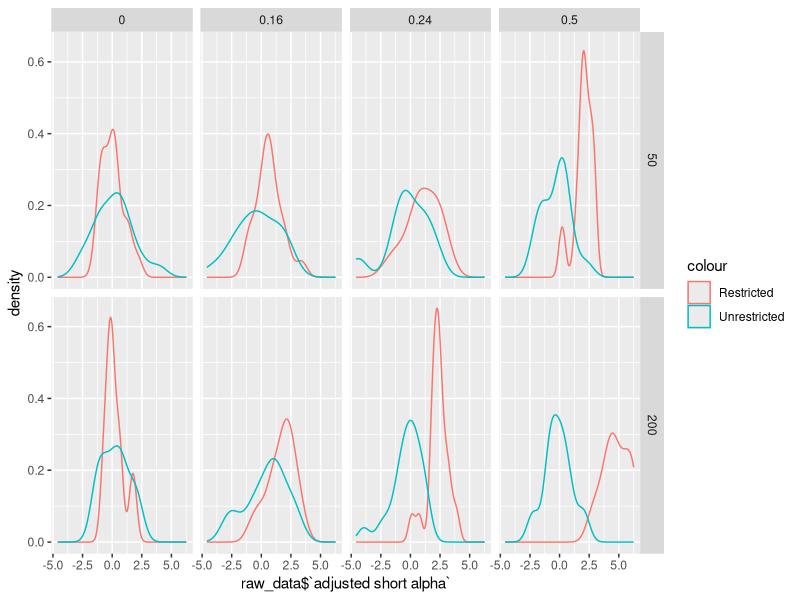
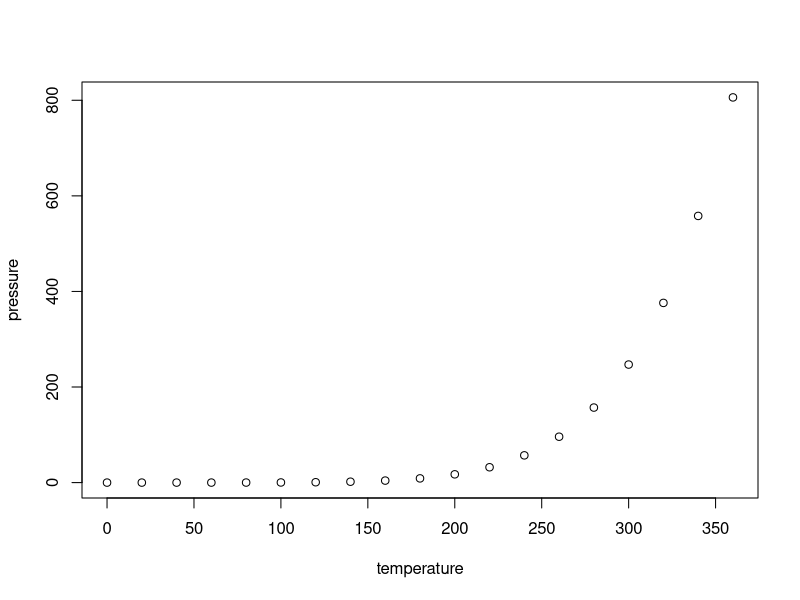

Here is the R script that generated these plots, in order:
## ---- chunk 1
knitr::opts_chunk$set(echo = FALSE)
rm(list=ls())
library(broom)
library(MASS)
library(tidyverse)
## ---- chunk 2

simulate_regs <- function(beta, n){
   x <- mvrnorm (n, c(0,0), rbind(c(1,.7), c(.7,1)))
  e <- rnorm(n, 0,1)
  y <- .2 * x[,1] +  e  + beta*x[,2] 
  
  longreg <-lm(formula = y ~ x[, 1] + x[, 2])
  shortreg <-lm(formula = y ~ x[, 1])

  #pick regression:
   if (.05 > tidy(longreg)$p.value[3] ) {
     spec <- 1
     alpha <- tidy(longreg)$estimate[2]
     t_stat <- tidy(longreg)$statistic[2]
     inCI <- 0.2>confint(longreg)[2,1] & 0.2<confint(longreg)[2,2]
     
   }else {
      spec <- 0
     alpha <- tidy(shortreg)$estimate[2]
     t_stat <- tidy(shortreg)$statistic[2]
     inCI <- 0.2>confint(shortreg)[2,1] & 0.2<confint(longreg)[2,2]  
    
  }
  
  return_vector <- c(coef(longreg)[2], coef(longreg)[3], 0.2>confint(longreg)[2,1] & 0.2<confint(longreg)[2,2], coef(shortreg)[2], 0.2>confint(shortreg)[2,1] & 0.2<confint(shortreg)[2,2], spec, alpha, t_stat, inCI)
  names(return_vector) <- c("long alpha","long beta", "long alpha in CI", "short alpha" , "short alpha in CI", "Specification", "everyday alpha", "everyday t", "everday in CI" )
  return(return_vector)
}


colVars <- function(x, na.rm=FALSE, dims=1, unbiased=TRUE, SumSquares=FALSE,
                    twopass=FALSE) {
  if (SumSquares) return(colSums(x^2, na.rm, dims))
  N <- colSums(!is.na(x), FALSE, dims)
  Nm1 <- if (unbiased) N-1 else N
  if (twopass) {x <- if (dims==length(dim(x))) x - mean(x, na.rm=na.rm) else
                     sweep(x, (dims+1):length(dim(x)), colMeans(x,na.rm,dims))}
  (colSums(x^2, na.rm, dims) - colSums(x, na.rm, dims)^2/N) / Nm1
}
## ---- chunk 3
results_table <- c()
raw_results <- c()
#betas<- c(0, .16, .24, .50)





# include = FALSE
simulation_sizes <- c(50,200)
#50, 100, 150, 

for (beta_coef in c(0, .16, .24, .50)) {
  for (size in simulation_sizes){
    sim_results <- c()
    for (i in seq(20)) {
      simulation <- simulate_regs(beta_coef, size)
      sim_results <- rbind( sim_results, simulation )
      raw_results <- rbind(raw_results, c(beta_coef , size, simulation ))
    }
    results_table <- rbind(results_table, c(beta_coef , size, colMeans(sim_results)))
    results_table <- rbind(results_table, c(beta_coef , size, colVars(sim_results)))
    colnames(raw_results)[1] <- "beta"
    colnames(raw_results)[2] <- "n"
  }
  
}
## ---- chunk 4
raw_data <-as.data.frame(raw_results)
raw_data$`adjusted short alpha` <- (raw_data$n)^(.5)*(raw_data$`short alpha` - .2)
raw_data$`adjusted long alpha`  <- (raw_data$n)^(.5)*(raw_data$`long alpha` - .2)

## ---- chunk 5
ggplot(raw_data ) + geom_density(aes(raw_data$`adjusted short alpha`, color = "Restricted")) +geom_density(aes(raw_data$`adjusted long alpha`, color = "Unrestricted")) + facet_grid(raw_data$n~raw_data$beta)
## ---- chunk 6
summary(cars)
## ---- chunk 7
plot(pressure)
